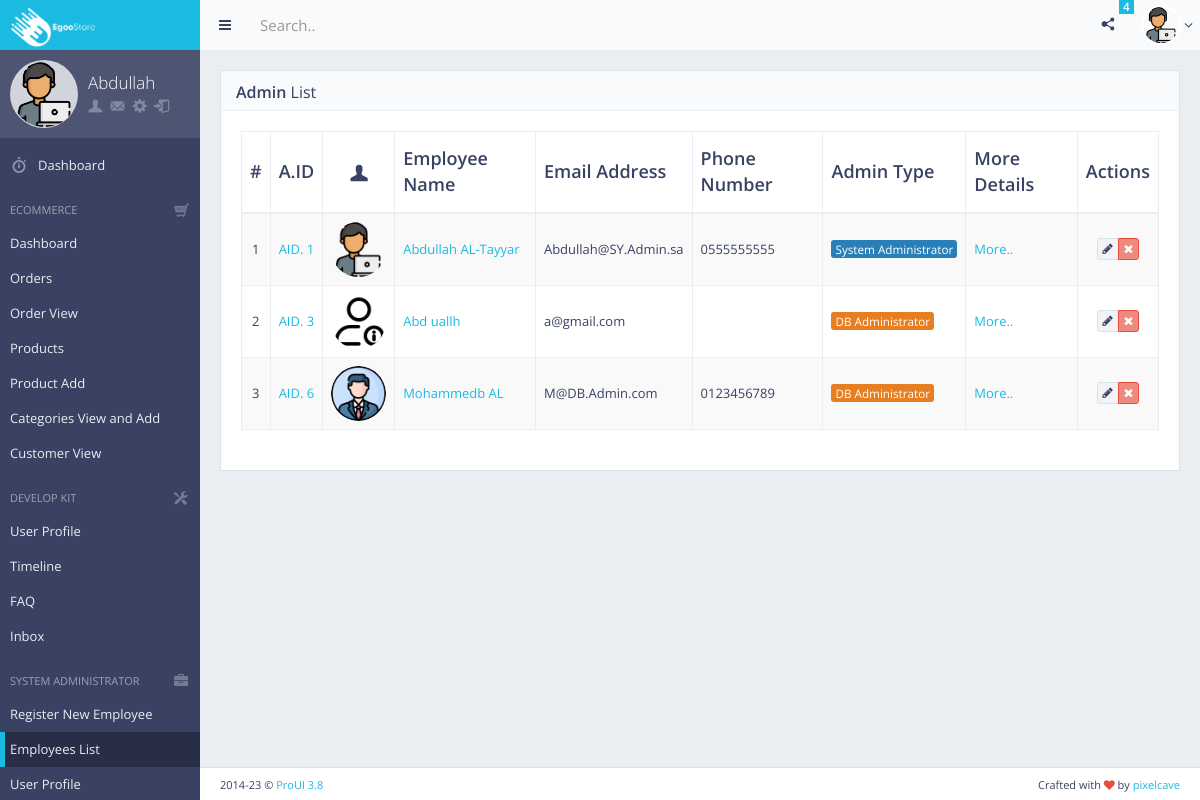
Page /Admin/page_ecom_Admin_view.php (signed in) on the committed database.
### tables this page shows
CREATE TABLE IF NOT EXISTS `admin_list` (
  `Admin_ID` int NOT NULL AUTO_INCREMENT,
  `Admin_Email` varchar(255) NOT NULL,
  `Admin_Phone` varchar(255) NOT NULL,
  `Admin_FName` varchar(255) NOT NULL,
  `Admin_LName` varchar(255) NOT NULL,
  `Admin_PSW` varchar(255) NOT NULL,
  `Admin_Type` char(2) NOT NULL,
  `Verify_Token` varchar(255) DEFAULT NULL,
  `Admin_Photo` varchar(255) NOT NULL,
  `Created_at` timestamp NOT NULL,
  PRIMARY KEY (`Admin_ID`)
);

### Admin/page_ecom_Admin_view.php (the view, shortened to what this page needs)
<?php
include('./includes/header.php');
?>
<body>
    <?php
    $con = mysqli_connect(DBHOST, DBUSER, DBPWD, DBNAME);
    $query_Admin = "SELECT * FROM `admin_list`";
    $result_Admin = mysqli_query($con, $query_Admin);
    ?>
    <div id="page-wrapper">
        <div id="page-container" class="sidebar-partial sidebar-visible-lg sidebar-no-animations">
            <?php
            include('./includes/index_main_sidebar.php');
            ?>
            <div id="main-container">
                <?php include('./includes/index_header.php'); ?>
                <div id="page-content">
                    <div class="block full">
                        <div class="block-title">
                            <h2><strong>Admin </strong>List</h2>
                        </div>
                        <div class="table-responsive">
                            <table id="example-datatable" class="table table-bordered table-striped table-vcenter">
                                <thead>
                                    <tr>
                                        <th class="text-center">#</th>
                                        <th class="text-center">A.ID</th>
                                        <th class="text-center"><i class="gi gi-user"></i></th>
                                        <th>Employee Name</th>
                                        <th>Email Address</th>
                                        <th>Phone Number</th>
                                        <th>Admin Type</th>
                                        <th>More Details</th>
                                        <th class="text-center">Actions</th>
                                    </tr>
                                </thead>
                                <tbody>
                                    <?php
                                    $i = 0;
                                    while ($row = mysqli_fetch_assoc($result_Admin)) {
                                        $i++;
                                        ?>
                                        <tr>
                                            <td class="text-center">
                                                <?= $i ?>
                                            </td>
                                            <td><a href="page_ecom_Admin_single_view.php?id=<?= $row['Admin_ID'] ?>">
                                                    AID.
                                                    <?= $row['Admin_ID'] ?>
                                                </a></td>
                                            <td class="text-center"><img style="width: 55px; height: 55px"
                                                    src="img/Personal_Photos/<?= (!empty($row['Admin_Photo'])) ? $row['Admin_Photo'] : 'nothing_img.png' ?>"
                                                    alt="avatar" class="img-circle"></td>
                                            <td><a href="page_ecom_Admin_single_view.php?id=<?= $row['Admin_ID'] ?>">
                                                    <?= $row['Admin_FName'] . " " . $row['Admin_LName'] ?>
                                                </a></td>
                                            <td>
                                                <?= $row['Admin_Email'] ?>
                                            </td>
                                            <td>
                                                <?= $row['Admin_Phone'] ?>
                                            </td>
                                            <td><span
                                                    class="label label-<?= ($row['Admin_Type'] == "SY") ? 'info' : 'warning' ?>">
                                                    <?= ($row['Admin_Type'] == "SY") ? 'System Administrator' : 'DB Administrator' ?>
                                                </span></td>
                                            <td><a
                                                    href="page_ecom_Admin_single_view.php?id=<?= $row['Admin_ID'] ?>">More..</a>
                                            </td>
                                            <td class="text-center">
                                                <div class="btn-group">
                                                    <a href="#" data-toggle="tooltip" title="Edit"
                                                        class="btn btn-xs btn-default"><i class="fa fa-pencil"></i></a>
                                                    <a href="page_ecom_Admin_Delete.php?id=<?= $row['Admin_ID'] ?>"
                                                        data-toggle="tooltip" title="Delete"
                                                        class="btn btn-xs btn-danger"><i class="fa fa-times"></i></a>
                                                </div>
                                            </td>
                                        </tr>
                                        <?php
                                    }
                                    ?>
                                </tbody>
                            </table>
                        </div>
                    </div>
                </div>
                <?php include('./includes/index_footer.php'); ?>
            </div>
        </div>
    </div>
</body>
</html>

### Admin/css/main.css (style rules this page uses)
body { font-family: "Open Sans", "Helvetica Neue", Helvetica, Arial, sans-serif; color: #394263; font-size: 13px; background-color: #222222; }
#page-container, #main-container, #page-content + footer { min-width: 320px; }
#page-container { width: 100%; padding: 0; margin: 0 auto; overflow-x: hidden; -webkit-transition: background-color 0.2s ease-out, opacity 0.3s ease-out; transition: background-color 0.2s ease-out, opacity 0.3s ease-out; }
#page-container, #sidebar, #sidebar-alt { background-color: #394263; }
#sidebar, #sidebar-alt, #main-container, .header-fixed-top header, .header-fixed-bottom header, .footer-fixed #page-content + footer { -webkit-transition: all 0.2s ease-out; transition: all 0.2s ease-out; }
#page-content { padding: 10px 5px 1px; background-color: #eaedf1; }
.block { margin: 0 0 10px; padding: 20px 15px 1px; background-color: #ffffff; border: 1px solid #dbe1e8; }
.block.full { padding: 20px 15px; }
.block-title { margin: -20px -15px 20px; background-color: #f9fafc; border-bottom: 1px solid #eaedf1; }
.block-title h1, .block-title h2, .block-title h3, .block-title h4, .block-title h5, .block-title h6 { display: inline-block; font-size: 16px; line-height: 1.4; margin: 0; padding: 10px 16px 7px; font-weight: normal; }
.block-title h1, .block-title h2, .block-title h3 { padding-left: 15px; padding-right: 15px; }
h1, h2, h3, h4, h5, h6, .h1, .h2, .h3, .h4, .h5, .h6 { font-family: "Open Sans", "Helvetica Neue", Helvetica, Arial, sans-serif; font-weight: 300; }
h1, h2, h3 { margin-bottom: 15px; }
.text-primary, .text-primary:hover, a, a:hover, a:focus, a.text-primary, a.text-primary:hover, a.text-primary:focus { color: #1bbae1; }
b, strong { font-weight: 600; }
.table.table-vcenter th, .table.table-vcenter td { vertical-align: middle; }
.table thead > tr > th { font-size: 18px; font-weight: 600; }
.table thead > tr > th, .table thead > tr > td, .table tfoot > tr > th, .table tfoot > tr > td { padding-top: 14px; padding-bottom: 14px; }
.table thead > tr > th, .table tbody > tr > th, .table tfoot > tr > th, .table thead > tr > td, .table tbody > tr > td, .table tfoot > tr > td, .table tbody + tbody, .table-bordered, .table-bordered > thead > tr > th, .table-bordered > tbody > tr > th, .table-bordered > tfoot > tr > th, .table-bordered > thead > tr > td, .table-bordered > tbody > tr > td, .table-bordered > tfoot > tr > td { border-color: #eaedf1; }
.btn { margin: 1px 0; background-color: #ffffff; }
.btn-default { background-color: #f1f3f6; border-color: #dbe1e8; color: #394263; }
.btn-danger { background-color: #ef8a80; border-color: #e74c3c; color: #ffffff; }
.label, .badge { font-weight: normal; font-size: 90%; }
.label { padding: 1px 4px; }
.label-warning { background-color: #e67e22; }
.label-info { background-color: #2980b9; }
p, .table, .alert, .carousel { margin-bottom: 20px; }
@media screen and (min-width: 768px) { #page-content { padding: 20px 20px 1px; } }
@media screen and (min-width: 768px) { .header-section, .breadcrumb-top, .block, .block.full, .modal-body, #page-content + footer { padding-left: 20px; padding-right: 20px; } }
@media screen and (min-width: 768px) { .block, .widget { margin-bottom: 20px; } }
@media screen and (min-width: 768px) { .block-title, .block-top { margin-left: -20px; margin-right: -20px; } }
@media screen and (min-width: 992px) { .sidebar-no-animations #main-container, .sidebar-no-animations.header-fixed-top header.navbar-fixed-top, .sidebar-no-animations.header-fixed-bottom header.navbar-fixed-bottom, .sidebar-no-animations.footer-fixed #page-content + footer { -webkit-transition: none; transition: none; } }
@media screen and (min-width: 992px) { .sidebar-partial #main-container { margin-left: 65px; } }
@media screen and (min-width: 992px) { .sidebar-partial #sidebar:hover + #main-container, .sidebar-visible-lg #main-container { margin-left: 200px; } }

### rows in the picture
admin_list: Admin_ID "1", Admin_Photo (picture), Admin_FName "Abdullah", Admin_LName "AL-Tayyar", Admin_Email "Abdullah@SY.Admin.sa", Admin_Phone "0555555555", Admin_Type "System Administrator"
admin_list: Admin_ID "3", Admin_FName "Abd", Admin_LName "uallh", Admin_Email "a@gmail.com", Admin_Type "DB Administrator"
admin_list: Admin_ID "6", Admin_Photo (picture), Admin_FName "Mohammedb", Admin_LName "AL", Admin_Email "M@DB.Admin.com", Admin_Phone "0123456789", Admin_Type "DB Administrator"

### other values in the picture
$_SESSION['A_FName'] "Abdullah"
